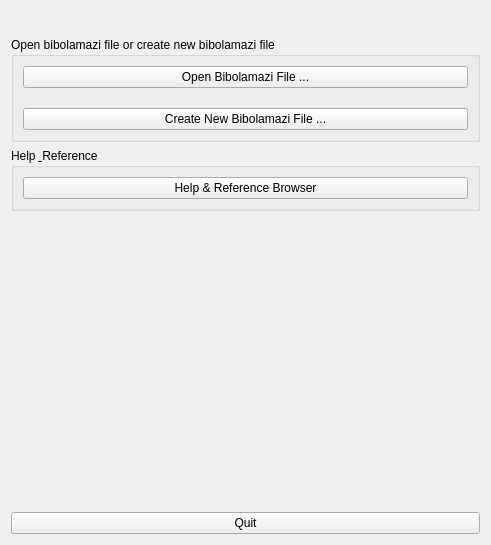
<?xml version="1.0" encoding="UTF-8"?>
<ui version="4.0">
 <class>MainWidget</class>
 <widget class="QWidget" name="MainWidget">
  <property name="geometry">
   <rect>
    <x>0</x>
    <y>0</y>
    <width>491</width>
    <height>545</height>
   </rect>
  </property>
  <property name="windowTitle">
   <string>Bibolamazi bibliography formatter</string>
  </property>
  <layout class="QVBoxLayout" name="verticalLayout_3">
   <item>
    <layout class="QHBoxLayout" name="horizontalLayout">
     <item>
      <spacer name="horizontalSpacer">
       <property name="orientation">
        <enum>Qt::Horizontal</enum>
       </property>
       <property name="sizeHint" stdset="0">
        <size>
         <width>40</width>
         <height>20</height>
        </size>
       </property>
      </spacer>
     </item>
     <item>
      <widget class="QLabel" name="label_2">
       <property name="sizePolicy">
        <sizepolicy hsizetype="Fixed" vsizetype="Fixed">
         <horstretch>0</horstretch>
         <verstretch>0</verstretch>
        </sizepolicy>
       </property>
       <property name="pixmap">
        <pixmap resource="../../../../../../programs/qt4/bibolamazi-ui/bibolamazi_res.qrc">:/pic/bibolamazi.png</pixmap>
       </property>
      </widget>
     </item>
     <item>
      <spacer name="horizontalSpacer_2">
       <property name="orientation">
        <enum>Qt::Horizontal</enum>
       </property>
       <property name="sizeHint" stdset="0">
        <size>
         <width>40</width>
         <height>20</height>
        </size>
       </property>
      </spacer>
     </item>
    </layout>
   </item>
   <item>
    <widget class="QGroupBox" name="groupBox">
     <property name="title">
      <string>Open bibolamazi file or create new bibolamazi file</string>
     </property>
     <layout class="QVBoxLayout" name="verticalLayout">
      <property name="spacing">
       <number>20</number>
      </property>
      <item>
       <widget class="QPushButton" name="btnOpenFile">
        <property name="text">
         <string>Open Bibolamazi File ...</string>
        </property>
       </widget>
      </item>
      <item>
       <widget class="QPushButton" name="btnNewFile">
        <property name="text">
         <string>Create New Bibolamazi File ...</string>
        </property>
       </widget>
      </item>
     </layout>
    </widget>
   </item>
   <item>
    <widget class="QGroupBox" name="groupBox_2">
     <property name="title">
      <string>Help &amp; Reference</string>
     </property>
     <layout class="QVBoxLayout" name="verticalLayout_2">
      <property name="spacing">
       <number>20</number>
      </property>
      <item>
       <widget class="QPushButton" name="btnHelp">
        <property name="text">
         <string>Help &amp;&amp; Reference Browser</string>
        </property>
       </widget>
      </item>
     </layout>
    </widget>
   </item>
   <item>
    <spacer name="verticalSpacer">
     <property name="orientation">
      <enum>Qt::Vertical</enum>
     </property>
     <property name="sizeHint" stdset="0">
      <size>
       <width>20</width>
       <height>40</height>
      </size>
     </property>
    </spacer>
   </item>
   <item>
    <widget class="QPushButton" name="btnQuit">
     <property name="text">
      <string>Quit</string>
     </property>
     <property name="icon">
      <iconset resource="../../../../../../programs/qt4/bibolamazi-ui/bibolamazi_res.qrc">
       <normaloff>:/pic/closehide.png</normaloff>:/pic/closehide.png</iconset>
     </property>
    </widget>
   </item>
  </layout>
 </widget>
 <resources>
  <include location="../../../../../../programs/qt4/bibolamazi-ui/bibolamazi_res.qrc"/>
 </resources>
 <connections/>
</ui>
